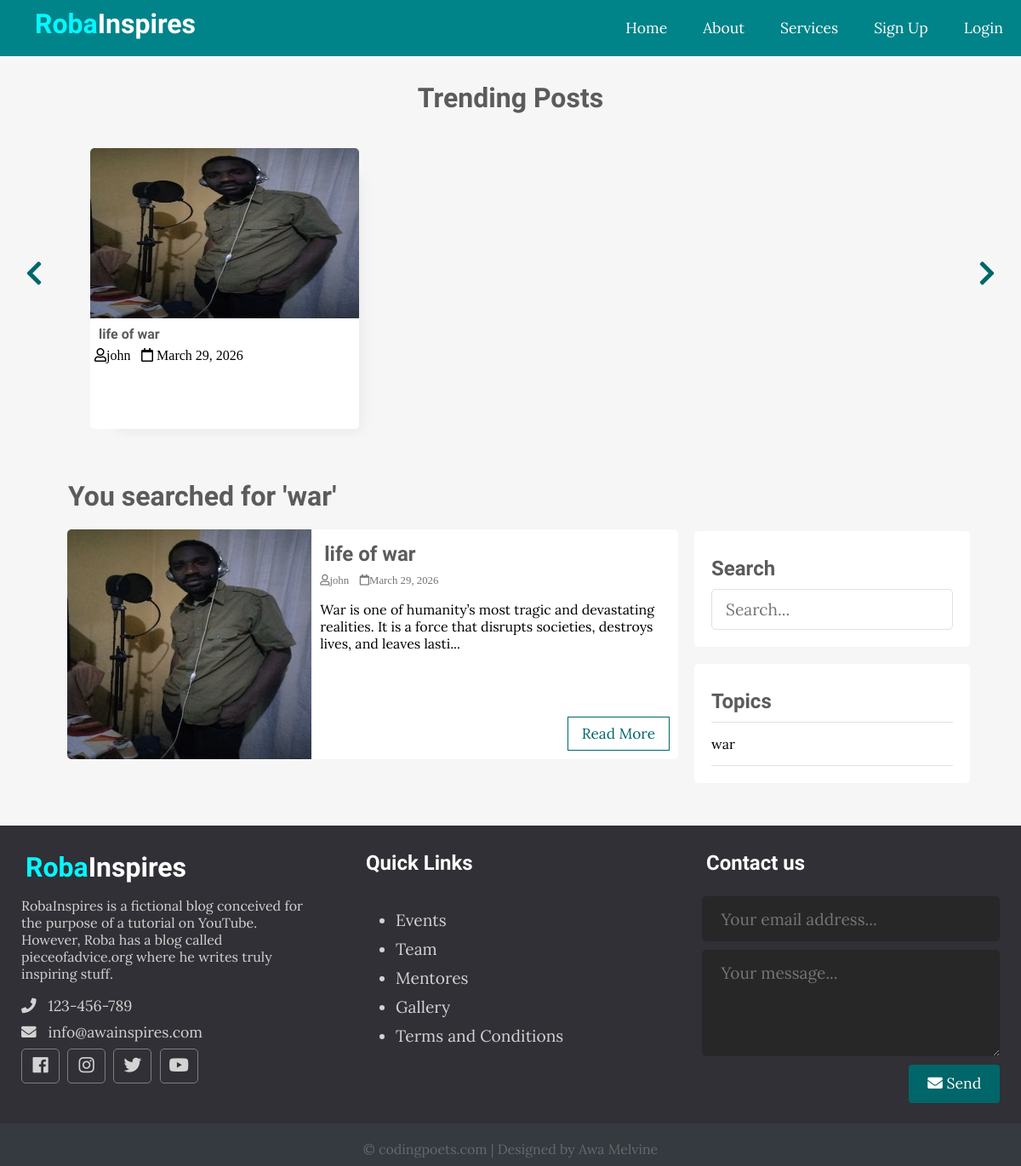
The app's page /index.php?t_id=18&name=war with its own data.
### tables this page shows
CREATE TABLE `post` (
  `id` int(11) NOT NULL,
  `user_id` int(11) NOT NULL,
  `topic_id` int(11) DEFAULT NULL,
  `title` varchar(255) NOT NULL,
  `image` varchar(255) DEFAULT NULL,
  `body` text NOT NULL,
  `publish` tinyint(1) DEFAULT 0,
  `created_at` datetime NOT NULL DEFAULT current_timestamp()
);

CREATE TABLE `users` (
  `id` int(11) NOT NULL,
  `admin` tinyint(4) NOT NULL,
  `username` varchar(255) NOT NULL,
  `email` varchar(255) NOT NULL,
  `password` varchar(255) NOT NULL,
  `created_at` timestamp NOT NULL DEFAULT current_timestamp(),
  `role` varchar(10) DEFAULT 'user'
);

CREATE TABLE `topics` (
  `id` int(11) NOT NULL,
  `name` varchar(100) NOT NULL,
  `description` text NOT NULL
);

### app/database/db.php (called while the page is built, shortened)
<?php
require('conn.php');
function executeQuery($sql,$data){
    global $conn;
    $stmt=$conn->prepare($sql);
    $values=array_values($data);
    $types=str_repeat('s',count($values));
    $stmt->bind_param($types,...$values);
    $stmt->execute();
    return $stmt;
}
function selectAll($table,$conditions = []){
global $conn;
$sql="SELECT * FROM  $table";
if (empty($conditions)) {
    $stmt=$conn->prepare($sql);
    $stmt->execute();
    $records=$stmt->get_result()->fetch_all(MYSQLI_ASSOC);
    return $records;
}
}
function getPostTopics($topic_id){
    $sql = "SELECT p.*, u.username
            FROM post AS p
            JOIN users AS u ON p.user_id = u.id
            WHERE p.publish = ? AND topic_id=?" ;
    $stmt = executeQuery($sql, [1, $topic_id]);
    $records = $stmt->get_result()->fetch_all(MYSQLI_ASSOC);
    return $records;
}

### app/controllers/post.php (called while the page is built, shortened)
<?php
include(ROOT_PATH . '/app/database/db.php');
$topics=selectAll('topics');

### index.php (the view, shortened to what this page needs)
<?php
include(ROOT_PATH . '/app/controllers/post.php');
$posts=array();
$postTitle='Recent Post';
$topics=selectAll('topics');
if (isset($_GET['t_id'])) {
  $posts=getPostTopics($_GET['t_id']);
  $postTitle="You searched for '" . $_GET['name']."'";
}else if (isset($_POST['search-term'])) {
  $postTitle="You searched for '" . $_POST['search-term']."'";
  $posts=searchPost($_POST['search-term']);
}else{
$posts=getPublishPost();
}
?>
<!DOCTYPE html>
<html lang="en">
<head>
  <link rel="stylesheet" href="https://use.fontawesome.com/releases/v5.7.2/css/all.css"
>
  <link rel="stylesheet" href="asset/css/style.css">
</head>
<body>
  <?php include(ROOT_PATH . '/app/includes/header.php'); ?>
  <div class="page-wrapper">
    <div class="post-slider">
      <h1 class="slider-title">Trending Posts</h1>
      <i class="fas fa-chevron-left prev"></i>
      <i class="fas fa-chevron-right next"></i>
      <div class="post-wrapper">
  <?php foreach ($posts as $post): ?>
  <div class="post">
    <img src="<?php echo BASE_URL . '/asset/images/' . $post['image']; ?>" alt="" class="slider-image">
    <div class="post-info">
      <h4>
        <a href="single.php?id=<?php echo $post['id']; ?>">
          <?php echo $post['title']; ?>
        </a>
      </h4>
      <i class="far fa-user"><?php echo $post['username'];?></i>
      <i class="far fa-calendar">
        <?php echo date('F j, Y', strtotime($post['created_at'])); ?>
      </i>
    </div>
  </div>
<?php endforeach; ?>
      </div>
    </div>
    <div class="content clearfix">
      <div class="main-content">
        <h1 class="recent-post-title"><?php echo $postTitle;?></h1>
          <?php foreach ($posts as $key => $post):?>
              <div class="post clearfix">
                <img src="<?php echo BASE_URL . '/asset/images/' . $post['image']; ?>" alt="" class="post-image">
                <div class="post-preview">
                  <h2><a href="single.php?id=<?php echo $post['id']; ?>"> <?php echo $post['title']; ?></a></h2>
                  <i class="far fa-user"><?php echo $post['username'];?></i>
                  <i class="far fa-calendar"><?php echo date('F j, Y', strtotime($post['created_at'])); ?></i>
                  <p class="preview-text">
                    <?php echo html_entity_decode(substr($post['body'],0,150) . '...')?>
                  </p>
                  <a href="single.php?id=<?php echo $post['id']; ?>" class="btn read-more">Read More</a>
                </div>
              </div>
          <?php endforeach;?>
      </div>
      <div class="sidebar">
        <div class="section search">
          <h2 class="section-title">Search</h2>
          <form action="index.php" method="post">
            <input type="text" name="search-term" class="text-input" placeholder="Search...">
          </form>
        </div>
        <div class="section topics">
          <h2 class="section-title">Topics</h2>
          <ul>
            <?php foreach ($topics as $key => $topic):?>
              <li>
                  <a href="<?php echo BASE_URL . '/index.php?t_id=' . $topic['id'] . '&name=' . urlencode($topic['name']); ?>">
                    <?php echo $topic['name']; ?>
                  </a>
            </li>
            <?php endforeach;?>
          </ul>
        </div>
      </div>
    </div>
  </div>
  <?php include("app/includes/footer.php")?>
</body>
</html>

### asset/css/style.css (style rules this page uses)
* { box-sizing: border-box }
html, body { height: 100%; padding: 0px; margin: 0px; background: #f6f6f6; font-family: 'Lora', serif; }
h1, h2, h3, h4, h5, h6 { font-family: 'Candal', serif; color: #5c5b5b; margin: 5px; }
a { text-decoration: none; color: inherit; }
.clearfix::after { content: ''; display: block; clear: both; }
.btn { padding: .5rem 1rem; background: #006669; color: white; border: 1px solid transparent; border-radius: .25rem; font-size: 1.08em; font-family: 'Lora', serif; }
.text-input { padding: .7rem 1rem; display: block; width: 100%; border-radius: 5px; border: 1px solid #e0e0e0; outline: none; color: #444; line-height: 1.5rem; font-size: 1.2em; font-family: 'Lora', serif; }
.page-wrapper { min-height: 100%; }
.post-slider { position: relative; }
.post-slider .slider-title { text-align: center; margin: 30px auto; }
.post-slider .next { position: absolute; top: 50%; right: 30px; font-size: 2em; color: #006669; cursor: pointer; }
.post-slider .prev { position: absolute; top: 50%; left: 30px; font-size: 2em; color: #006669; cursor: pointer; }
.post-slider .post-wrapper { width: 84%; height: 350px; margin: 0px auto; overflow: hidden; padding: 10px 0px 10px 0px; }
.post-slider .post-wrapper .post { width: 300px; height: 330px; margin: 0px 10px; display: inline-block; background: white; border-radius: 5px; box-shadow: 1rem 1rem 1rem -1rem #a0a0a033; }
.post-slider .post-wrapper .post .post-info { height: 130px; padding: 0px 5px; }
.post-slider .post-wrapper .post .slider-image { width: 100%; height: 200px; border-top-left-radius: 5px; border-top-right-radius: 5px; }
.content { width: 90%; margin: 30px auto 30px; }
.content .main-content { width: 70%; float: left; }
.content .main-content .post { width: 95%; height: 270px; margin: 20px auto; border-radius: 5px; background: white; position: relative; }
.content .main-content .post .post-preview i { color: #757575; font-size: .8em; }
.content .main-content .post .preview-text { line-height: 1.5em; font-size: 1.03em; color: #444; }
.content .main-content .post .read-more { position: absolute; bottom: 10px; right: 10px; border: 1px solid #006669; background: transparent; border-radius: 0px; color: #006669 !important; }
.content .main-content .post .post-image { width: 40%; height: 100%; float: left; border-top-left-radius: 5px; border-bottom-left-radius: 5px; }
.content .main-content .post .post-preview { width: 60%; padding: 10px; float: right; }
.content .main-content .recent-post-title { margin: 20px; }
.content .sidebar { width: 30%; float: left; }
.content .sidebar .section { background: white; padding: 20px; border-radius: 5px; margin-bottom: 20px; }
.content .sidebar .section .section-title { margin: 10px 0px 10px 0px; }
.content .sidebar .section.search { margin-top: 80px; }
.content .sidebar .section.topics ul { margin: 0px; padding: 0px; list-style: none; border-top: 1px solid #e0e0e0; }
.content .sidebar .section.topics ul li a { display: block; padding: 15px 0px 15px 0px; border-bottom: 1px solid #e0e0e0; transition: all 0.3s; }

### records on screen
post: image (picture), title "life of war", user.username "john", created_at "March 29, 2026", body "War is one of humanity’s most tragic and devastating realities. It is a force that disrupts societies, destroys lives, and leaves lasti..."
topics: name "war"

### other values on screen
$postTitle "You searched for 'war'"
